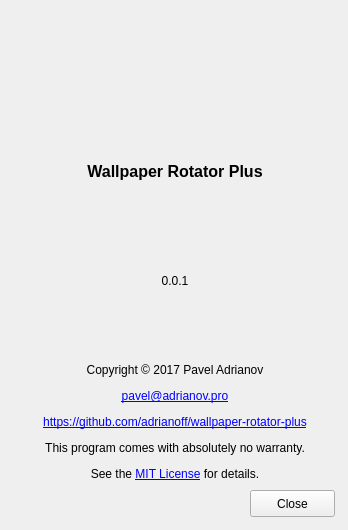
<?xml version="1.0" encoding="UTF-8"?>
<ui version="4.0">
 <class>AboutForm</class>
 <widget class="QWidget" name="AboutForm">
  <property name="windowModality">
   <enum>Qt::WindowModal</enum>
  </property>
  <property name="enabled">
   <bool>true</bool>
  </property>
  <property name="geometry">
   <rect>
    <x>0</x>
    <y>0</y>
    <width>348</width>
    <height>530</height>
   </rect>
  </property>
  <property name="windowTitle">
   <string>About</string>
  </property>
  <widget class="QPushButton" name="aboutCloseButton">
   <property name="geometry">
    <rect>
     <x>250</x>
     <y>490</y>
     <width>85</width>
     <height>27</height>
    </rect>
   </property>
   <property name="text">
    <string>Close</string>
   </property>
  </widget>
  <widget class="QWidget" name="">
   <property name="geometry">
    <rect>
     <x>20</x>
     <y>10</y>
     <width>310</width>
     <height>471</height>
    </rect>
   </property>
   <layout class="QVBoxLayout" name="verticalLayout">
    <item>
     <widget class="QLabel" name="label">
      <property name="font">
       <font>
        <pointsize>12</pointsize>
        <italic>true</italic>
       </font>
      </property>
      <property name="text">
       <string>&lt;html&gt;&lt;head/&gt;&lt;body&gt;&lt;p align=&quot;center&quot;&gt;&lt;img src=&quot;:/image/tray_icon.png&quot;/&gt;&lt;/p&gt;&lt;/body&gt;&lt;/html&gt;</string>
      </property>
     </widget>
    </item>
    <item>
     <widget class="QLabel" name="label_2">
      <property name="font">
       <font>
        <pointsize>12</pointsize>
        <weight>75</weight>
        <bold>true</bold>
       </font>
      </property>
      <property name="text">
       <string>&lt;html&gt;&lt;head/&gt;&lt;body&gt;&lt;p align=&quot;center&quot;&gt;Wallpaper Rotator Plus&lt;/p&gt;&lt;/body&gt;&lt;/html&gt;</string>
      </property>
      <property name="openExternalLinks">
       <bool>false</bool>
      </property>
     </widget>
    </item>
    <item>
     <widget class="QLabel" name="label_3">
      <property name="minimumSize">
       <size>
        <width>0</width>
        <height>0</height>
       </size>
      </property>
      <property name="text">
       <string>&lt;html&gt;&lt;head/&gt;&lt;body&gt;&lt;p align=&quot;center&quot;&gt;0.0.1&lt;/p&gt;&lt;/body&gt;&lt;/html&gt;</string>
      </property>
     </widget>
    </item>
    <item>
     <spacer name="verticalSpacer">
      <property name="orientation">
       <enum>Qt::Vertical</enum>
      </property>
      <property name="sizeType">
       <enum>QSizePolicy::Fixed</enum>
      </property>
      <property name="sizeHint" stdset="0">
       <size>
        <width>20</width>
        <height>24</height>
       </size>
      </property>
     </spacer>
    </item>
    <item>
     <widget class="QLabel" name="label_4">
      <property name="font">
       <font>
        <pointsize>10</pointsize>
        <italic>false</italic>
       </font>
      </property>
      <property name="text">
       <string>&lt;html&gt;&lt;head/&gt;&lt;body&gt;&lt;p align=&quot;center&quot;&gt;&lt;span style=&quot; font-size:9pt;&quot;&gt;Copyright © 2017 Pavel Adrianov&lt;/span&gt;&lt;/p&gt;&lt;p align=&quot;center&quot;&gt;&lt;a href=&quot;mailto:pavel@adrianov.pro&quot;&gt;&lt;span style=&quot; font-size:9pt; text-decoration: underline; color:#0000ff;&quot;&gt;pavel@adrianov.pro&lt;/span&gt;&lt;/a&gt;&lt;/p&gt;&lt;p align=&quot;center&quot;&gt;&lt;a href=&quot;https://github.com/adrianoff/wallpaper-rotator-plus&quot;&gt;&lt;span style=&quot; font-size:9pt; text-decoration: underline; color:#0000ff;&quot;&gt;https://github.com/adrianoff/wallpaper-rotator-plus&lt;/span&gt;&lt;/a&gt;&lt;/p&gt;&lt;p align=&quot;center&quot;&gt;&lt;span style=&quot; font-size:9pt;&quot;&gt;This program comes with absolutely no warranty.&lt;/span&gt;&lt;/p&gt;&lt;p align=&quot;center&quot;&gt;&lt;span style=&quot; font-size:9pt;&quot;&gt;See the &lt;/span&gt;&lt;a href=&quot;https://opensource.org/licenses/MIT&quot;&gt;&lt;span style=&quot; font-size:9pt; text-decoration: underline; color:#0000ff;&quot;&gt;MIT License&lt;/span&gt;&lt;/a&gt;&lt;span style=&quot; font-size:9pt;&quot;&gt; for details.&lt;/span&gt;&lt;/p&gt;&lt;/body&gt;&lt;/html&gt;</string>
      </property>
     </widget>
    </item>
   </layout>
  </widget>
  <zorder>aboutCloseButton</zorder>
  <zorder>label_3</zorder>
  <zorder>label_4</zorder>
  <zorder>label_2</zorder>
  <zorder>label</zorder>
  <zorder>label_4</zorder>
 </widget>
 <resources>
  <include location="./qrc.qrc"/>
 </resources>
 <connections/>
</ui>
